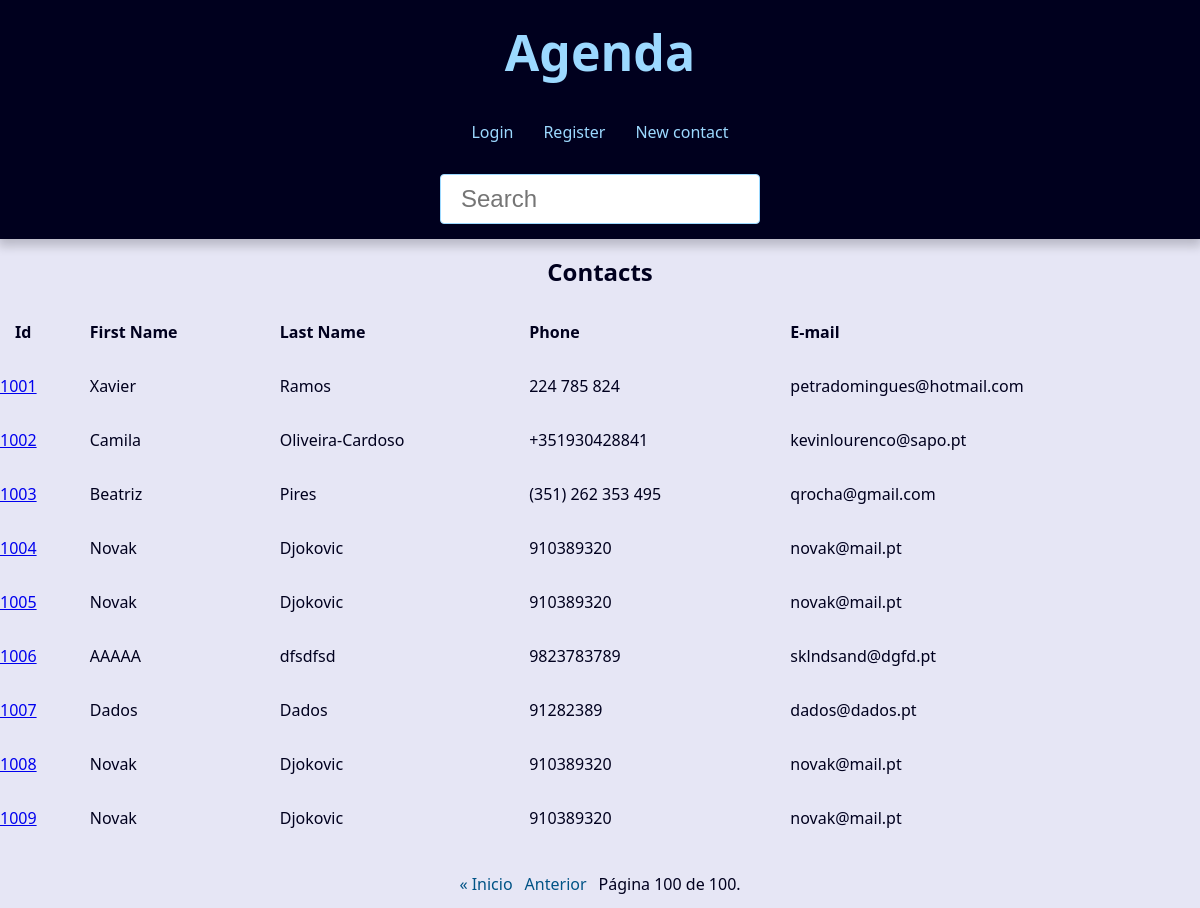
Screenshot of /?page=100&caixa_pesquisa= with the database file from the repository.
### contact/models.py (models this page shows, shortened)
class Contact(models.Model):
    first_name = models.CharField(max_length=20)
    last_name = models.CharField(max_length=20)
    phone = models.CharField(max_length=12)
    email = models.EmailField(max_length=100,blank=True)
    created_date = models.DateTimeField(default=timezone.now)
    description = models.TextField(blank=True)
    picture = models.ImageField(blank=True,upload_to='pictures/%Y/%m/')
    category = models.ForeignKey(Category, on_delete=models.SET_NULL, blank=True, null=True)
    owner = models.ForeignKey(User, on_delete=models.SET_NULL, blank=True, null=True)
    show = models.BooleanField(default=True)

### contact/views.py (the view)
# urls.py: path('', views.index, name="index"),
def index(request):
    c = Contact.objects.filter(show=True)
    paginator = Paginator(c, 10)  # Show 10 contacts per page.
    page_number = request.GET.get("page")
    page_obj = paginator.get_page(page_number)
    contexto = {
        "title": "Página Inicial",
        "page_obj": page_obj
        }
    return render (
        request,
        'contact/index.html',
        contexto
    )

### contact/templates/contact/index.html (shortened to what this page needs)
{% extends "global/base.html" %}
{% block content %}
{% if page_obj %}
<div class="responsive-table">
    <table class="contacts-table">
        <caption class="table-caption">Contacts</caption>
        <thead>
            <tr class="table-row table-row-header">
                <th class="table-header">Id</th>
                <th class="table-header">First Name</th>
                <th class="table-header">Last Name</th>
                <th class="table-header">Phone</th>
                <th class="table-header">E-mail</th>
            </tr>
        </thead>
        <tbody>
            {% for contact in page_obj %}
                <tr>
                    <td class="table-cell"><a href="{% url "contact:contact" contact.id %}">{{ contact.id }}</a></td>
                    <td class="table-cel">{{ contact.first_name }}</td>
                    <td class="table-cel">{{ contact.last_name}}</td>
                    <td class="table-cel">{{ contact.phone}}</td>
                    <td class="table-cel">{{ contact.email}}</td>
                </tr>
            {% endfor %}
        </tbody>
    </table>
</div>
{% else %}
    <h1 class="single-contact">Nenhum contato encontrado!</h1>
{% endif %}
{% endblock content %}

### base_static/global/css/style.css (style rules this page uses)
:root { --spacing: 1.5rem; --link-dark-color: rgb(0, 83, 134); --link-light-color: rgb(156, 217, 255); --clr-white: rgb(245, 245, 255); --clr-black: rgb(0, 0, 30); --clr-light-gray: rgb(230, 230, 245); --clr-dark-shadow-5: rgba(0, 0, 10, 5%); --clr-dark-shadow-10: rgba(0, 0, 10, 10%); --clr-dark-shadow-20: rgba(0, 0, 10, 20%); --clr-light-shadow-5: rgba(200, 200, 255, 5%); --clr-light-shadow-10: rgba(200, 200, 255, 10%); --clr-light-shadow-20: rgba(200, 200, 255, 20%); --main-page-width: 120rem; --table-min-width: 60rem; --biggest-font-size: 5rem; --bigger-font-size: 4rem; --big-font-size: 3.2rem; --medium-font-size: 2.4rem; --small-font-size: 1.6rem; --smaller-font-size: 1.4rem; --smallest-font-size: 1.2rem; --transition-fast: 300ms; --transition-medium: 600ms; --transition-slow: 1s; --default-border-radius: 4px; }
*, *::before, *::after { margin: 0; padding: 0; box-sizing: border-box; }
html { font-size: 62.5%; }
body { font-family: system-ui, -apple-system, BlinkMacSystemFont, 'Segoe UI', Roboto, Oxygen, Ubuntu, Cantarell, 'Open Sans', 'Helvetica Neue', sans-serif; line-height: 1.5; font-size: var(--small-font-size); color: var(--clr-black); -webkit-font-smoothing: antialiased; background: var(--clr-light-gray); }
.responsive-table { width: 100%; overflow-x: auto; }
.contacts-table { width: 100%; min-width: var(--table-min-width); border-collapse: collapse; }
.table-caption { font-size: var(--medium-font-size); font-weight: bold; padding: var(--spacing); }
.table-row { text-align: left; text-overflow: ellipsis; transition: background-color var(--transition-fast) ease-in-out; }
.table-row-header { background: var(--clr-light-gray); color: var(--clr-black); }
.table-cel, .table-header { padding: var(--spacing); }

### rows the page displays
Contact: id "1001", first_name "Xavier", last_name "Ramos", phone "224 785 824", email "petradomingues@hotmail.com"
Contact: id "1002", first_name "Camila", last_name "Oliveira-Cardoso", phone "+351930428841", email "kevinlourenco@sapo.pt"
Contact: id "1003", first_name "Beatriz", last_name "Pires", phone "(351) 262 353 495", email "qrocha@gmail.com"
Contact: id "1004", first_name "Novak", last_name "Djokovic", phone "910389320", email "novak@mail.pt"
Contact: id "1005", first_name "Novak", last_name "Djokovic", phone "910389320", email "novak@mail.pt"
Contact: id "1006", first_name "AAAAA", last_name "dfsdfsd", phone "9823783789", email "sklndsand@dgfd.pt"
Contact: id "1007", first_name "Dados", last_name "Dados", phone "91282389", email "dados@dados.pt"
Contact: id "1008", first_name "Novak", last_name "Djokovic", phone "910389320", email "novak@mail.pt"
Contact: id "1009", first_name "Novak", last_name "Djokovic", phone "910389320", email "novak@mail.pt"

### other values shown
{{ page_obj.number }} "100"
{{ page_obj.paginator.num_pages }} "100"
